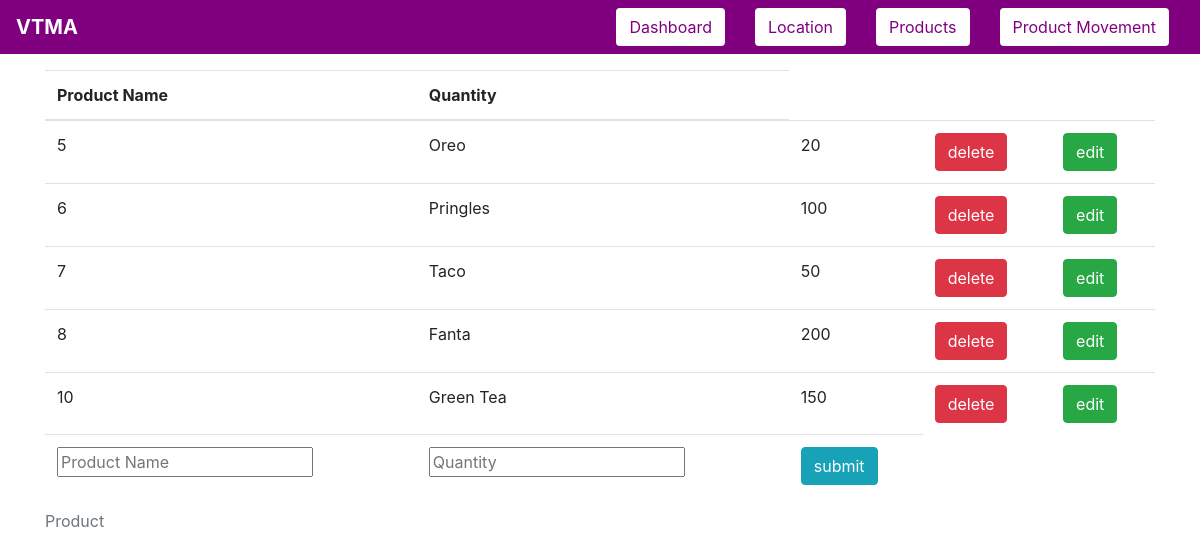
/product, run on an earlier commit of the app's database.
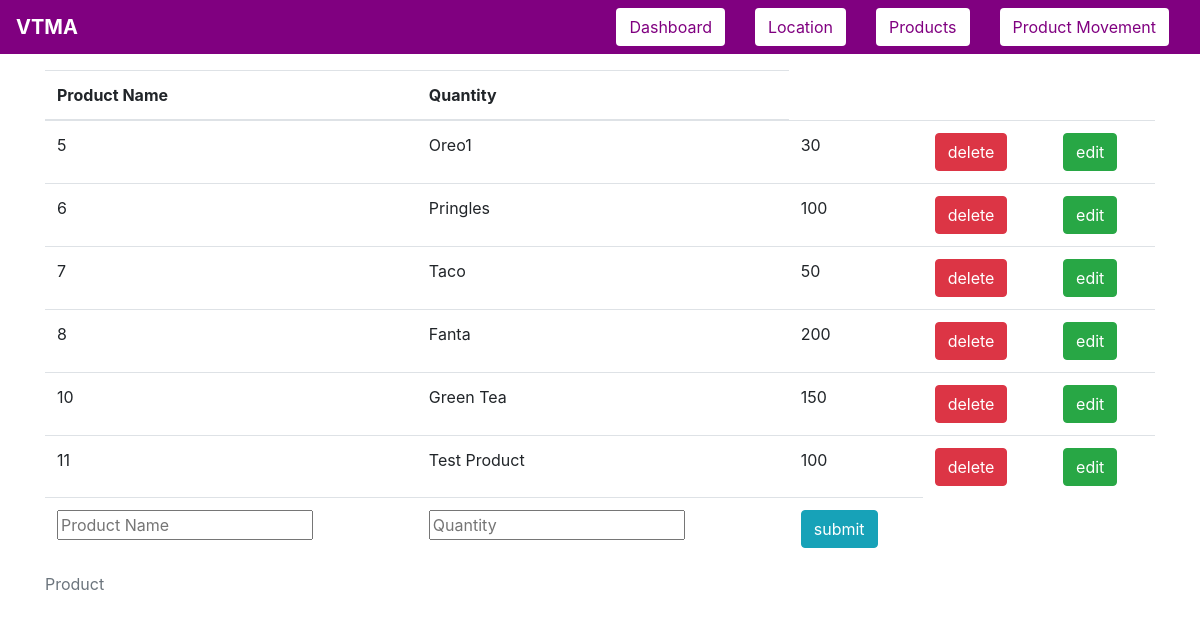
And on a later commit of the database.
### tables this page shows
CREATE TABLE products(prod_id INTEGER PRIMARY KEY AUTOINCREMENT,
                    prod_name TEXT UNIQUE NOT NULL,
                    prod_quantity INTEGER NOT NULL,
                    unallocated_quantity INTEGER);

### app.py (the view, shortened to what this page needs)
@app.route("/product", methods=["POST", "GET"])
def product() -> Response | str:
    init_database()
    msg = None
    db = sqlite3.connect(DATABASE_NAME)
    cursor = db.cursor()
    cursor.execute("SELECT * FROM products")
    products = cursor.fetchall()
    return render(
        "product.html",
        link=link,
        products=products,
        transaction_message=msg,
        title="Products Log",
    )

### templates/product.html (shortened to what this page needs)
{% extends 'base-template.html' %}
{% block content %}
    <div class="container">
        <table class="table">
         <caption>Product</caption>
            <thead>
                <th scope="col">Product Name</th>
                <th scope="col">Quantity</th>
            </thead>
            <tbody>
                {% for product in products %}
                    <tr>
                        <td>{{ product[0] }}</td>
                        <td>{{ product[1] }}</td>
                        <td>{{ product[2] }}</td>
                        <td>
                            <a href="{{ url_for('delete', prod_id=product[0], type='product') }}">
                                <button name="button" type="button" class="btn btn-danger" value= "delete" >delete</button><br>
                            </a>
                        </td>
                        <td>
                            <button name="button" type="button" class="btn btn-success" value= "edit" data-toggle="modal" data-target="#edit_{{ product[0] }}" >edit</button><br>
                        </td>
                    </tr>
                {% endfor %}
                <tr>
                    <form action = "{{ url_for('product') }}" method = "POST">
                        <td>
                            <input name = "prod_name" placeholder="Product Name" required autofocus>
                        </td>
                        <td>
                            <input name = "prod_quantity" placeholder="Quantity" required>
                        </td>
                        <td>
                            <input type= "submit" class="btn btn-info btn-group-toggle" value= "submit" /><br>
                        </td>
                    </form>
                </tr>
            </tbody>
        </table>
    </div>
{% endblock %}

What changed in the data, as far as the page shows it:
changed products id 5: prod_name "Oreo" → "Oreo1"; prod_quantity "20" → "30"
added products: prod_id "11", prod_name "Test Product", prod_quantity "100"
